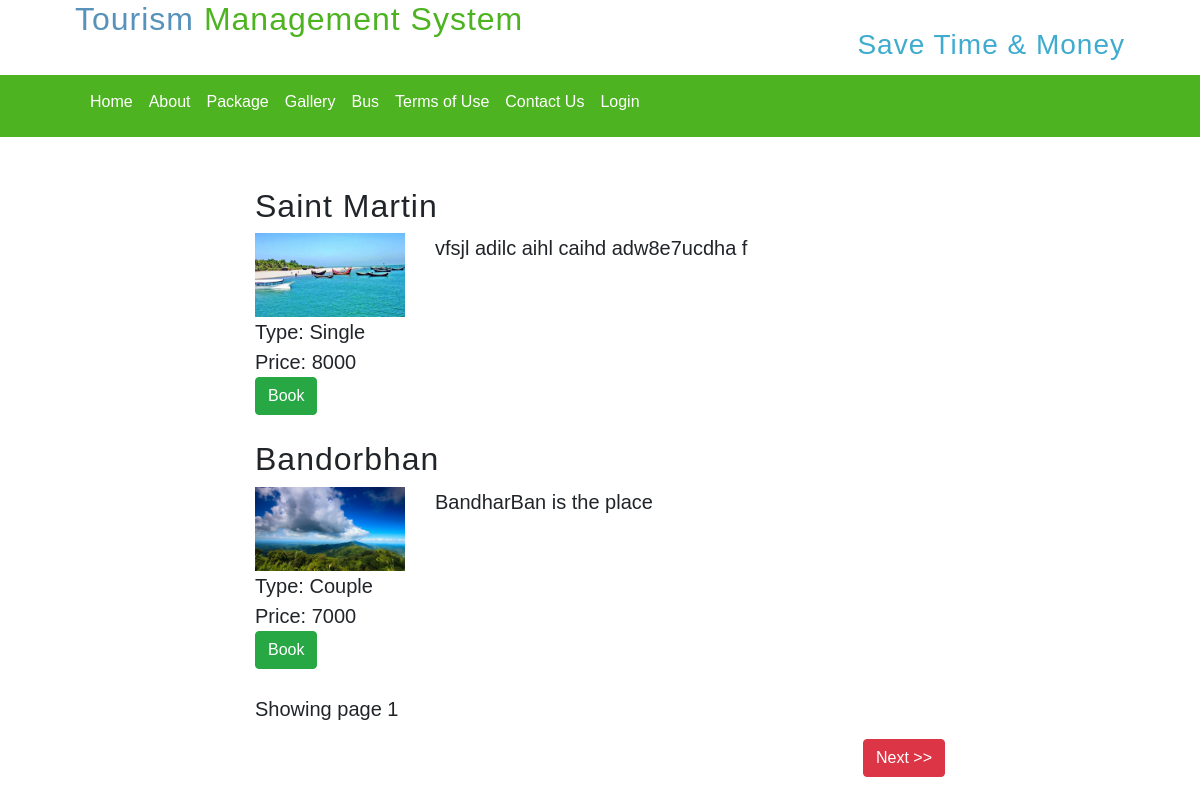
/package.php, run on the app's committed database.
### tables this page shows
CREATE TABLE `packages` (
  `id` int(11) NOT NULL,
  `title` varchar(255) NOT NULL,
  `type` varchar(255) NOT NULL,
  `description` text NOT NULL,
  `image` varchar(150) NOT NULL,
  `price` varchar(255) NOT NULL
);

### package.php (the view, shortened to what this page needs)
<?php
include('includes/config.php');
$sql="SELECT count(id) as total FROM packages ";
$result=mysqli_query($con,$sql);
$data=mysqli_fetch_assoc($result);
$skip= 0;
$take= 2;
$page = 1;
$totalPage=$data['total'] / $take;
$sql="SELECT * FROM packages ORDER BY id DESC
		LIMIT $skip, $take
	";
$result= mysqli_query($con, $sql);
include('includes/header1.php');
?>
<div class="main-content">
	<div class="container">
		<div class="row clearfix">
			<div class="col-md-2"></div>
			<div class="col-md-8">
			<?php while( $row=mysqli_fetch_assoc( $result ) ) { ?>
				<div class="single-post">
					<h2> <?php echo $row['title']; ?></h2>
					<div class="row">
						<div class="col-md-3">
							<img src="admin/<?php echo $row['image']; ?>">
						</div>
						<div class="col-md-7">
							<?php echo substr( $row['description'], 0,100); ?>
						</div>
						<div class="col-md-7">
							Type: <?php echo  $row['type']; ?>
						</div>
						<div class="col-md-7">
							Price: <?php echo  $row['price']; ?>
						</div>
					</div>
					<a class="btn btn-success" href="login.php"> Book </a>
				</div>
			<?php } ?>
			<div style="margin-bottom: 15px;">
				Showing page <?php echo $page; ?>
			</div>
			<div class="row clearfix">
				<div class="col-md-6">
				</div>
				<div class="col-md-6">
					<div class="text-right">
						<?php if($totalPage > $page) : ?>
						<a class="btn btn-danger" href="<?php echo $url ?>package.php?page=<?php echo    (int)$page + 1; ?>"> Next >> </a>
					<?php endif ?>
					</div>
				</div>
			</div>
			</div>
		</div>
	</div>
</div>
<?php include('includes/footer.php'); ?>

### includes/header1.php (shortened to what this page needs)
<?php
$url='http://localhost:8080/travel/';
?>
<!DOCTYPE html>
<html>
<head>
    <link rel="stylesheet" type="text/css" href="<?php echo $url; ?>admin/assets/css/bootstrap.min.css">
    <link rel="stylesheet" type="text/css" href="<?php echo $url; ?>admin/assets/css/style.css">
</head>
<body>
  <div>
  <section >
    <div class="container">
      <h2 id="title"><span style="color:#5792BA;">Tourism</span>
        <span style="color: #4DB321;">Management System </span>
      </h2>
      <h3 id="title1">Save Time & Money</h3>
    </div>
  </section>
  <section id="header">
    <div class="container">
      <nav>
          <ul>
            <li><a href="home.php">Home</a></li>
            <li><a href="about.php">About</a></li>
            <li><a href="package.php">Package</a></li>
            <li><a href="gallery.php">Gallery</a></li>
            <li><a href="bus/reserved.php">Bus</a></li>
            <li><a href="terms.php">Terms of Use</a></li>
            <li><a href="contact.php">Contact Us</a></li>
            <li><a href="login.php">Login</a></li>
          </ul>
        </nav>
        </div>
    </div>

### includes/footer.php (shortened to what this page needs)
  </body>
</html>

### admin/assets/css/style.css (style rules this page uses)
.main-content { margin-top: 50px; }
.single-post { margin-bottom: 25px; }
.single-post img { width:100%; }

### includes/header1.php (style rules this page uses)
body { font: 20px/1.5 Arial, Helvetica,sans-serif; padding:0; margin:0; background-color:#ffffff; }
.container { width:90%; margin:auto; }
ul { margin:0; padding:0; }
h2 { font-family: 'Oswald', sans-serif; letter-spacing: 1px; padding: 0; }
.container #title { height: 1.4em; padding-bottom: 5px; font-family: 'Oswald', sans-serif; }
.container #title1 { float: right; height: .1em; margin-top:-25px; color:#3FACCF; font-family: 'Oswald', sans-serif; letter-spacing: 1px; }
#header { background:#4DB321; color:#ffffff; padding-top:10px; margin-top: 30px; min-height:62px; }
#header a { color:#ffffff; text-decoration:none; font-size:16px; padding-top: -10px; }
#header li { float:left; display:inline; padding: 0 1px 0 15px; }
#header nav { margin-top:0px; }

### data on the page
packages: title "Saint Martin", image (picture), description "vfsjl adilc aihl caihd adw8e7ucdha f", type "Single", price "8000"
packages: title "Bandorbhan", image (placeholder picture), description "BandharBan is the place", type "Couple", price "7000"

### other printed values
$page "1"
